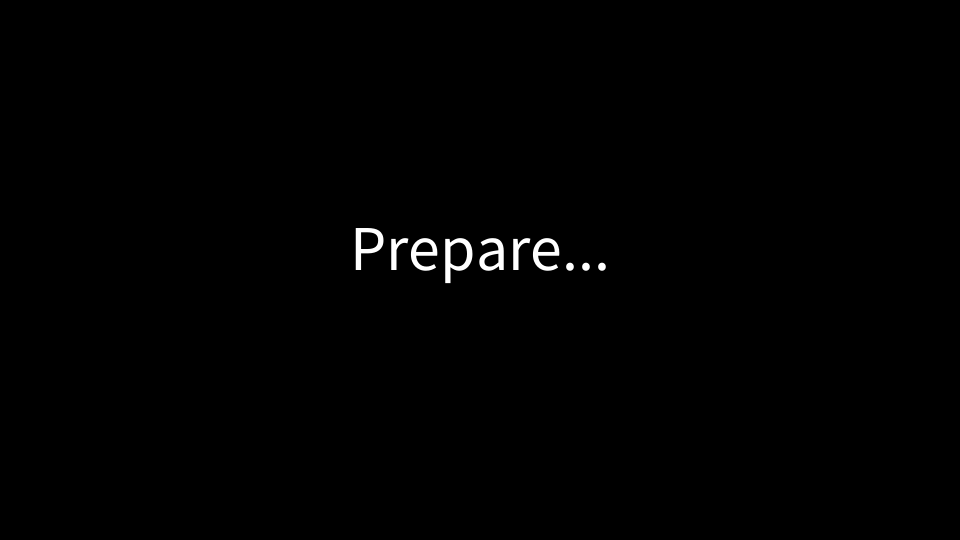
Frame 1 (no input)
Frame 60 (the mouse pressed at the canvas centre just before this capture): identical to frame 1, image omitted
Frame 120 (the mouse held since frame 60 and released just before this capture): identical to frame 1, image omitted

The Processing sketch that drew this single still picture (run headless with seeded random() and noise(); from frame 60 on, the mouse is pressed at the canvas centre):

// Processing sketch: Clock
// ── Clock.pde
float angle = radians(0);
float speed = 0.009;
int direction = 1;

String hour;
String minute;
String second;

int referenceTime = 0;
int currentSecond = 0;

void setup()
{
  size(960, 540);

  smooth();
  
  textAlign(CENTER);
  textSize(64);
  
  stroke(255);
  strokeWeight(2);
  
  referenceTime = millis();
}

void draw()
{
  currentSecond = millis();
  
  if((currentSecond - referenceTime) <= 5000)
  {
    background(0);
    text("Prepare...", width/2, height/2);
  }
  
  if((currentSecond - referenceTime) > 5000 && (currentSecond - referenceTime) <= 10000)
  {
    background(0);
    text("Designed by DIOSTUDIO", width/2, height/2);
  }
  
  if((currentSecond - referenceTime) > 10000 && (currentSecond - referenceTime) <= 30000)
  {
    background(0);
    display();
  }
  
  if((currentSecond - referenceTime) > 30000 && (currentSecond - referenceTime) <= 35000)
  {
    background(0);
    text("www.diostudio.wang", width/2, height/2);
  }
  
  if((currentSecond - referenceTime) > 35000)
  {
    background(0);
    text("END", width/2, height/2);
  }
}

void display()
{
  hour   = transform(hour());
  minute = transform(minute());
  second = transform(second());
  
  text(hour + ":" + minute + ":" + second, width/2, height/4);
  
  translate(width/2, 200);
  rotate(angle);
  ellipse(0, 300, 50, 50);
  line(0, 0, 0, 300);
  
  angle += speed * direction;
  
  if(angle >= radians(25) || angle <= radians(-25))
  {
    direction = -direction;
  }
}

String transform(int number)
{
  String value = "";
  
  if(number < 10)
  {
    value = "0" + number;
  }
  else
  {
    value = str(number);
  }
  
  return value;
}
